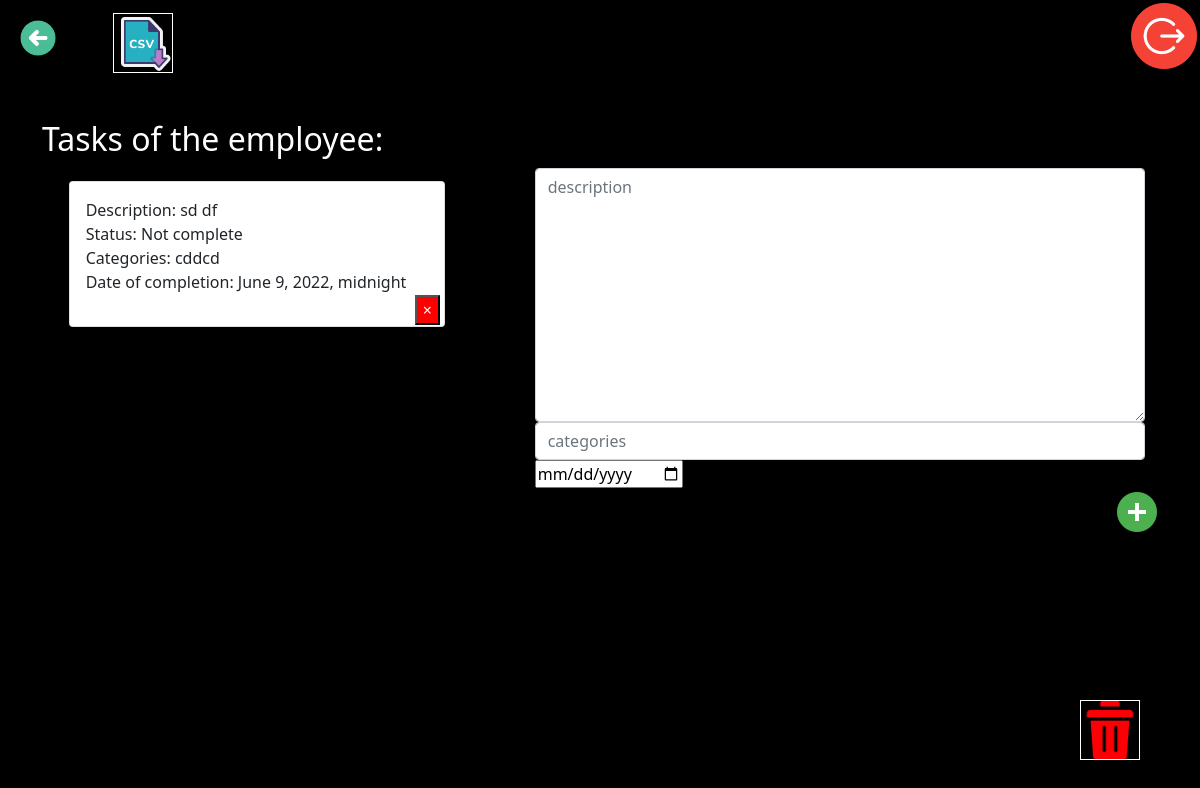
The app's page /tasks/15/4 (signed in) with its own data.
### listWorkers/models.py (models this page shows, shortened)
class Employees_Task_List(Model):
    id_creator = IntegerField("id_creator", max_length=1000, null=False)
    id_worker = IntegerField("id_worker", max_length=1000, null=False)
    id_team = IntegerField("id_team", max_length=1000, null=False)
    description = CharField("description", max_length=1000, null=False)
    status = CharField("status", max_length=100, auto_created="Not complete")
    categories = CharField("categories", max_length=1000, null=False)
    date_of_completion = DateTimeField()
    class Meta:
        ordering = ["id"]
        verbose_name = "Employees_Task_List"
        verbose_name_plural = "Employees_Task_List"

### listWorkers/views.py (the view, shortened to what this page needs)
# urls.py: path("<int:id_team>/<int:id_worker>", TaskList.as_view(), name="task_list_url"),
class TaskList(View):
    def get(self, request, id_team, id_worker):
        iduser = request.user.id
        check_log(iduser)
        form = NewTaskForm()
        tasks = Employees_Task_List.objects.filter(id_worker=id_worker)
        return render(
            request,
            "listWorkers/detail_worker_create_task.html",
            {"form": form, "tasks": tasks, "id_worker": id_worker, "id_team": id_team},
        )

### listWorkers/forms.py
class NewTaskForm(ModelForm):
    class Meta:
        model = models.Employees_Task_List
        fields = ["description", "categories", "date_of_completion"]
        widgets = {
            "description": Textarea(
                attrs={"class": "form-control", "placeholder": "description"}
            ),
            "categories": TextInput(
                attrs={"class": "form-control", "placeholder": "categories"}
            ),
            "date_of_completion": DateInput(),
        }

### listWorkers/views.py (called while the page is built)
def check_log(id_user):
    if id_user:
        pass
    else:
        raise PermissionDenied()

### listWorkers/templates/listWorkers/detail_worker_create_task.html (shortened to what this page needs)
{% extends 'listWorkers/base.html' %}
{% load static %}
{% block css_aditional %}
<link rel="stylesheet" href="{% static 'listWorkers/css/detail_worker_create_task.css'%}">
{% endblock %}
{% block content %}
<a href="{% url 'logout' %}"><img align="right" src="/static/listWorkers/img/logout.png" id="logout">  </a>
<a href="{% url 'list_workers' id_team %}"> <img id="back" src="/static/listWorkers/img/back2.png"> </a>
<a href="{% url 'export_tasks' user.id %}"> <img id="export" src="/static/listWorkers/img/export_csv2.png"> </a>
<a href="{% url 'delete_worker'  id_worker id_team %}" > <img id="delete_employee" src="/static/listWorkers/img/delete3.png"></a>
<h2 id="taskWorker" align="left">Tasks of the employee: </h2>
    <div class="col-8 mt-5" id="create_task">
        <form class="form-inline justify-content-centr" id="createNewTaskForm" method="post" data-url="{% url 'task_list_url' id_team id_worker%}">
            {% for field in form %}
                <div class="mx-3">
                    {{ field }}
                </div>
            {% endfor %}
            <input id="createButton" align="right"  type="image" src="/static/listWorkers/img/add.png">
        </form>
    </div>
    <div class="col-5 mt-5" id="taskList">
        {% for task in tasks %}
            <div class="card mb-1" id="taskCard" data-id="{{ task.id}}" style="{% if task.completed %} text-decoration: line-through {% endif %}">
                <div class="card-body">
                    <p>Description: {{ task.description }}<br>Status: {{task.status}}<br>Categories: {{ task.categories }}<br>Date of completion: {{ task.date_of_completion }}<br></p>
                    <button id="delete" type="button" class="close float-right" data-id="{{ task.id }}">
                        <span aria-hidden="true">&times;</span>
                    </button>
                </div>
            </div>
        {% endfor %}
    </div>
{% endblock %}

### listWorkers/static/listWorkers/css/detail_worker_create_task.css (style rules this page uses)
body { background-color: black; }
img[id=logout] { width:50pt; position: absolute; top: 2pt; right: 2pt; }
img[id=back] { width: 3%; position: absolute; top: 15pt; left: 15pt; }
img[id=export] { width: 5%; position: absolute; top: 10pt; left: 85pt; border: solid 1px white; }
img[id=delete_employee] { width: 5%; position: absolute; bottom: 5%; right: 5%; border: solid 1px white; }
h2[id=taskWorker] { color: white; position: absolute; top: 15%; }
div[id=create_task] { width: 500pt; position: absolute; top: 15%; right:20pt; }
div[id=taskList] { width: 300pt; height: 100pt; position: relative; top: 100pt; left:20pt; }
button[id=delete] { color:white; background: red; position: absolute; right: 1%; bottom: 1%; }

### records on screen
Employees_Task_List: description "sd df", status "Not complete", categories "cddcd", date_of_completion "June 9, 2022, midnight"
